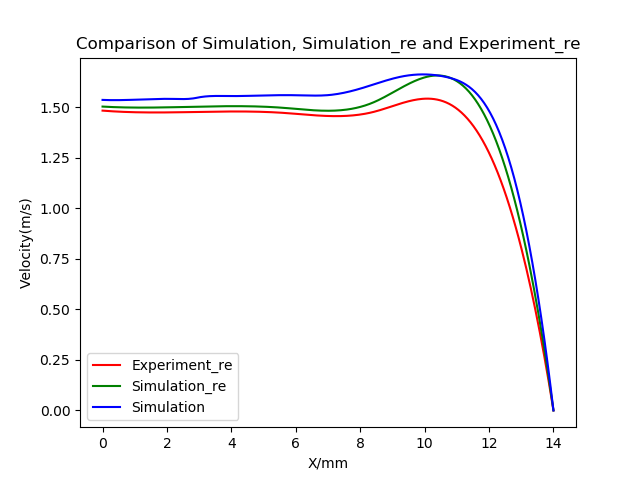

Generate this figure with Python:
import matplotlib.pyplot as plt
import numpy as np
x1 = np.array([0,2.8,5.6,8.4,11.2,14])
y1 = np.array([1.483,1.476,1.472,1.476,1.465,0])
y11 = np.array([1.503,1.502,1.497,1.523,1.605,0])
x2 = np.array([0,1.01,2.16,2.91,2.94,3.95,4.99,6.05,7.03,8.09,9.30,10.71,12.21,14.00])
y2 = np.array([1.536,1.537,1.541,1.546,1.547,1.555,1.558,1.555,1.543,1.566,1.652,1.648,1.416,0])


from scipy.interpolate import make_interp_spline
x1new = np.linspace(x1.min(),x1.max(),300)
y1_new = make_interp_spline(x1,y1)(x1new)
y11_new = make_interp_spline(x1,y11)(x1new)
x2new = np.linspace(x2.min(),x2.max(),300)
y2_new = make_interp_spline(x2,y2)(x2new)


plt.plot(x1new,y1_new, 'r', label='Experiment_re')
plt.plot(x1new,y11_new,'g', label='Simulation_re')
plt.plot(x2new,y2_new,'b', label='Simulation')


plt.title("Comparison of Simulation, Simulation_re and Experiment_re")
plt.xlabel("X/mm")
plt.ylabel("Velocity(m/s)")
plt.legend()
plt.savefig("Com_e.png")
plt.show()
